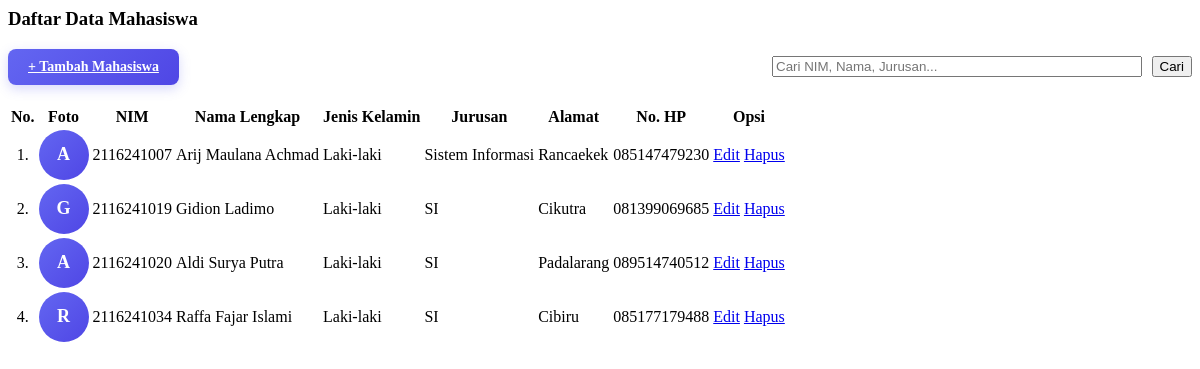
Page /tampil-mahasiswa.php on the committed database.
### tables this page shows
CREATE TABLE `mahasiswa` (
  `nim` varchar(15) NOT NULL,
  `nama` varchar(100) NOT NULL,
  `jenis_kelamin` enum('Laki-laki','Perempuan') NOT NULL,
  `jurusan` varchar(50) NOT NULL,
  `alamat` text NOT NULL,
  `no_hp` varchar(15) NOT NULL,
  `foto` varchar(255) DEFAULT NULL
);

### tampil-mahasiswa.php (the view, shortened to what this page needs)
<h3>Daftar Data Mahasiswa</h3>
<?php
include('koneksi.php');
$search = "";
$sql = "SELECT * FROM mahasiswa";
$sql .= " ORDER BY nim ASC";
$query = mysqli_query($koneksi, $sql) or die(mysqli_error($koneksi));
?>
<div style="display: flex; justify-content: space-between; align-items: center; margin-bottom: 20px; flex-wrap: wrap; gap: 15px;">
    <div>
        <a href="index.php?page=tambah-mahasiswa" class="btn-add">&#43; Tambah Mahasiswa</a>
    </div>
    <form action="" method="post" style="display: flex; gap: 10px; margin: 0; max-width: 420px; width: 100%;">
        <input type="text" name="search_query" placeholder="Cari NIM, Nama, Jurusan..." value="<?php echo htmlspecialchars($search); ?>" style="flex: 1; min-width: 150px;">
        <button type="submit" name="search_btn">Cari</button>
    </form>
</div>
<div style="overflow-x: auto;">
<table>
    <tr class="header-row">
        <th>No.</th>
        <th>Foto</th>
        <th>NIM</th>
        <th>Nama Lengkap</th>
        <th>Jenis Kelamin</th>
        <th>Jurusan</th>
        <th>Alamat</th>
        <th>No. HP</th>
        <th>Opsi</th>
    </tr>
<?php
if (mysqli_num_rows($query) == 0) {
    echo '<tr><td colspan="9" align="center" style="padding: 30px; color: #64748b;">Tidak ada data mahasiswa ditemukan!</td></tr>';
} else {
    $no = 1;
    while ($data = mysqli_fetch_assoc($query)) {
        if (!empty($data['foto']) && file_exists('uploads/' . $data['foto'])) {
            $foto_html = '<img src="uploads/' . htmlspecialchars($data['foto']) . '" alt="Foto ' . htmlspecialchars($data['nama']) . '" style="width:50px;height:50px;object-fit:cover;border-radius:50%;border:2px solid rgba(99,102,241,0.4);">';
        } else {
            $inisial = strtoupper(substr($data['nama'], 0, 1));
            $foto_html = '<div style="width:50px;height:50px;border-radius:50%;background:linear-gradient(135deg,#6366f1,#4f46e5);display:flex;align-items:center;justify-content:center;font-weight:700;font-size:18px;color:#fff;margin:0 auto;">' . $inisial . '</div>';
        }
        echo '<tr>';
        echo '<td style="text-align:center;">' . $no . '.</td>';
        echo '<td style="text-align:center;">' . $foto_html . '</td>';
        echo '<td>' . htmlspecialchars($data['nim']) . '</td>';
        echo '<td>' . htmlspecialchars($data['nama']) . '</td>';
        echo '<td>' . htmlspecialchars($data['jenis_kelamin']) . '</td>';
        echo '<td>' . htmlspecialchars($data['jurusan']) . '</td>';
        echo '<td>' . htmlspecialchars($data['alamat']) . '</td>';
        echo '<td>' . htmlspecialchars($data['no_hp']) . '</td>';
        echo '<td style="text-align:center;white-space:nowrap;">';
        echo '<a href="index.php?page=edit-mahasiswa&nim=' . urlencode($data['nim']) . '">Edit</a> ';
        echo '<a href="hapus-mahasiswa.php?nim=' . urlencode($data['nim']) . '" onclick="return confirm(\'Yakin ingin menghapus data mahasiswa ' . htmlspecialchars($data['nama'], ENT_QUOTES) . '?\')">Hapus</a>';
        echo '</td>';
        echo '</tr>';
        $no++;
    }
}
?>
</table>
</div>

### tampil-mahasiswa.php (style rules this page uses)
.btn-add { display: inline-flex; align-items: center; gap: 6px; background: linear-gradient(135deg, #6366f1 0%, #4f46e5 100%) !important; color: #ffffff !important; padding: 10px 20px !important; border-radius: 8px !important; font-size: 14px !important; font-weight: 600 !important; border: none !important; box-shadow: 0 4px 12px rgba(99, 102, 241, 0.25) !important; transition: all 0.2s ease !important; }

### rows in the picture
mahasiswa: nama "A", nim "2116241007", nama "Arij Maulana Achmad", jenis_kelamin "Laki-laki", jurusan "Sistem Informasi", alamat "Rancaekek", no_hp "085147479230"
mahasiswa: nama "G", nim "2116241019", nama "Gidion Ladimo", jenis_kelamin "Laki-laki", jurusan "SI", alamat "Cikutra", no_hp "081399069685"
mahasiswa: nama "A", nim "2116241020", nama "Aldi Surya Putra", jenis_kelamin "Laki-laki", jurusan "SI", alamat "Padalarang", no_hp "089514740512"
mahasiswa: nama "R", nim "2116241034", nama "Raffa Fajar Islami", jenis_kelamin "Laki-laki", jurusan "SI", alamat "Cibiru", no_hp "085177179488"
